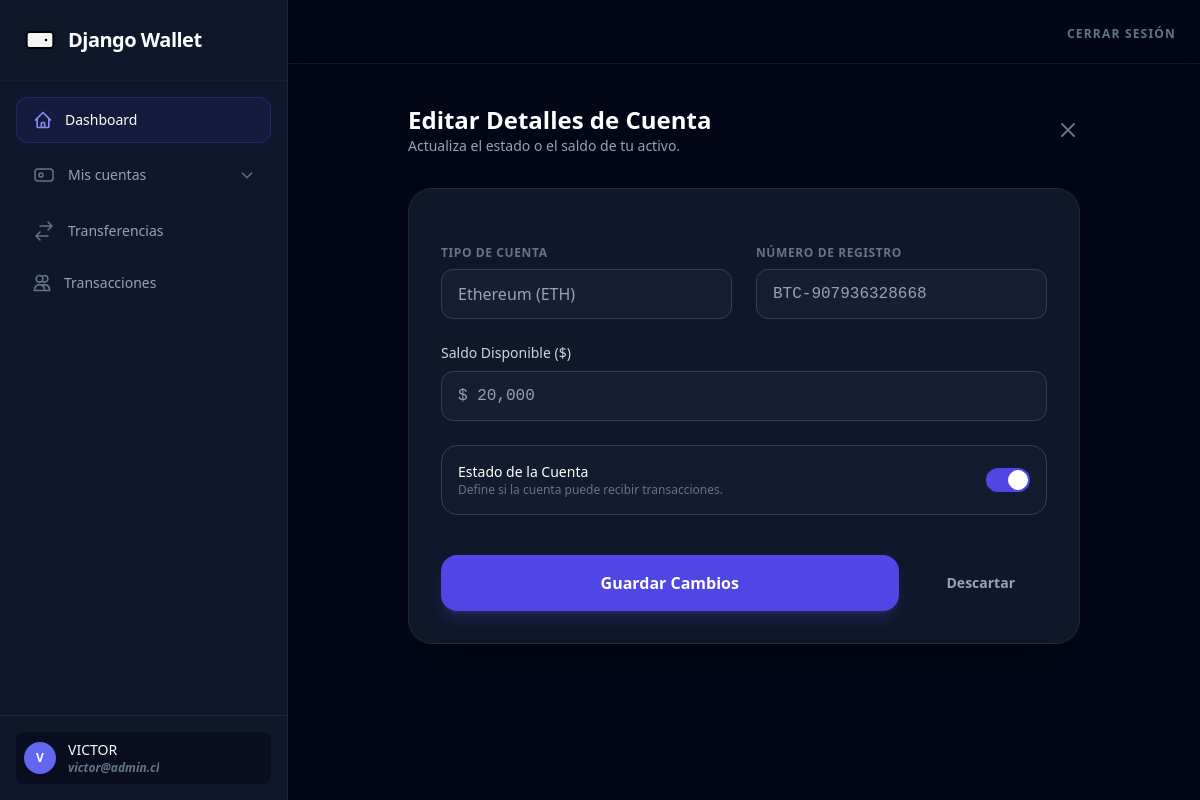
The page /actualizar-cuenta/1/ (signed in) on the database as committed earlier.
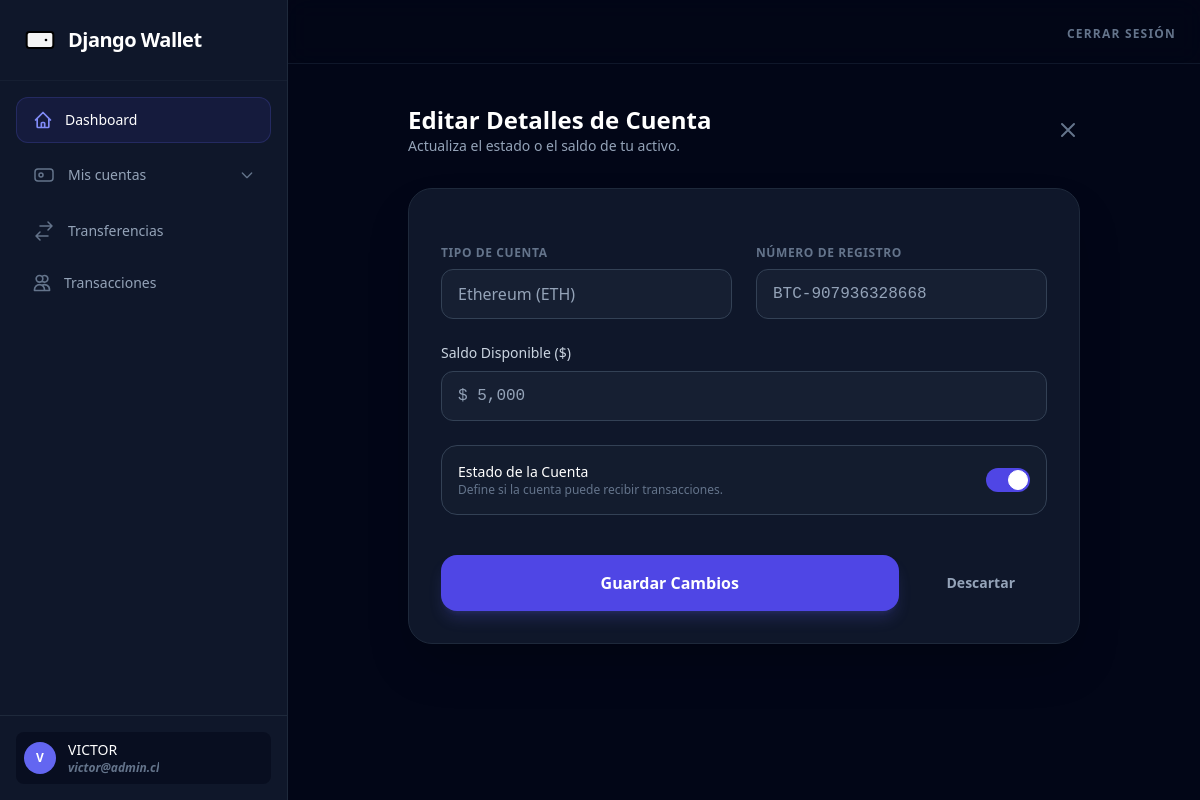
The same page on the database as committed later.
### gestion/models.py (models this page shows, shortened)
class Cuenta(models.Model):
    cliente = models.ForeignKey(
        Cliente,
        on_delete=models.PROTECT,
        related_name='cuentas'
    )
    TIPO_CUENTA_CHOICES = [
        ('BCI', 'Banco BCI'),
        ('SANT', 'Banco Santander'),
        ('ESTD', 'Banco Estado'),
        ('CHIL', 'Banco de Chile'),
        ('MERC', 'Mercado Pago'),
        ('MACH', 'MACH (Bci)'),
        ('TENP', 'Tenpo'),
        ('BTC', 'Bitcoin (BTC)'),
        ('ETH', 'Ethereum (ETH)'),
        ('USDT', 'Tether (USDT)'),
    ]
    tipo = models.CharField(max_length=10, choices=TIPO_CUENTA_CHOICES, default='BCI')
    numero = models.CharField(max_length=20, unique=True)
    saldo_disponible = models.IntegerField(default=0)
    activa = models.BooleanField(default=True)
    fecha_creacion = models.DateTimeField(auto_now_add=True)

### gestion/views.py (the view, shortened to what this page needs)
# urls.py: path('actualizar-cuenta/<int:cuenta_id>/', views.actualizar_cuenta, name='actualizar_cuenta'),
@login_required
def actualizar_cuenta(request, cuenta_id):
    cuenta = Cuenta.objects.get(id=cuenta_id)
    if request.method == 'GET':
        context = {
            'cuenta': cuenta
        }
        return render(request, 'gestion/actualizar_cuenta.html', context)

### templates/gestion/actualizar_cuenta.html (shortened to what the changed rows need)
{% extends 'layout.html' %}
{% block content %}
  {% load humanize %}
    <div class="max-w-2xl mx-auto">
            <div class="flex items-center justify-between mb-8">
                <div>
                    <h2 class="text-2xl font-bold text-white">Editar Detalles de Cuenta</h2>
                </div>
            </div>
            <div class="bg-slate-900 border border-slate-800 rounded-3xl p-8 shadow-2xl">
                <form method="POST" class="space-y-6" action="{% url 'gestion:actualizar_cuenta' cuenta.id %}">
                    <div class="grid grid-cols-1 md:grid-cols-2 gap-6">
                        <div>
                            <label class="block text-xs font-semibold text-slate-500 uppercase tracking-wider mb-2">Tipo de Cuenta</label>
                            <div class="px-4 py-3 bg-slate-800/50 border border-slate-700 rounded-xl text-slate-400 cursor-not-allowed">
                                {{ cuenta.get_tipo_display }}
                            </div>
                        </div>
                        <div>
                            <label class="block text-xs font-semibold text-slate-500 uppercase tracking-wider mb-2">Número de Registro</label>
                            <div class="px-4 py-3 bg-slate-800/50 border border-slate-700 rounded-xl text-slate-400 font-mono cursor-not-allowed">
                                {{ cuenta.numero }}
                            </div>
                        </div>
                    </div>
                    <div>
                        <div class="relative">
                            <div class="px-4 py-3 bg-slate-800/50 border border-slate-700 rounded-xl text-slate-400 font-mono cursor-not-allowed" >
                                $ {{ cuenta.saldo_disponible|intcomma }}
                            </div>
                        </div>
                    </div>
                </form>
            </div>
    </div>
{% endblock %}

Rows that differ between the two databases and show on the page:
changed Cuenta "Ethereum (ETH)": saldo_disponible "20,000" → "5,000"
